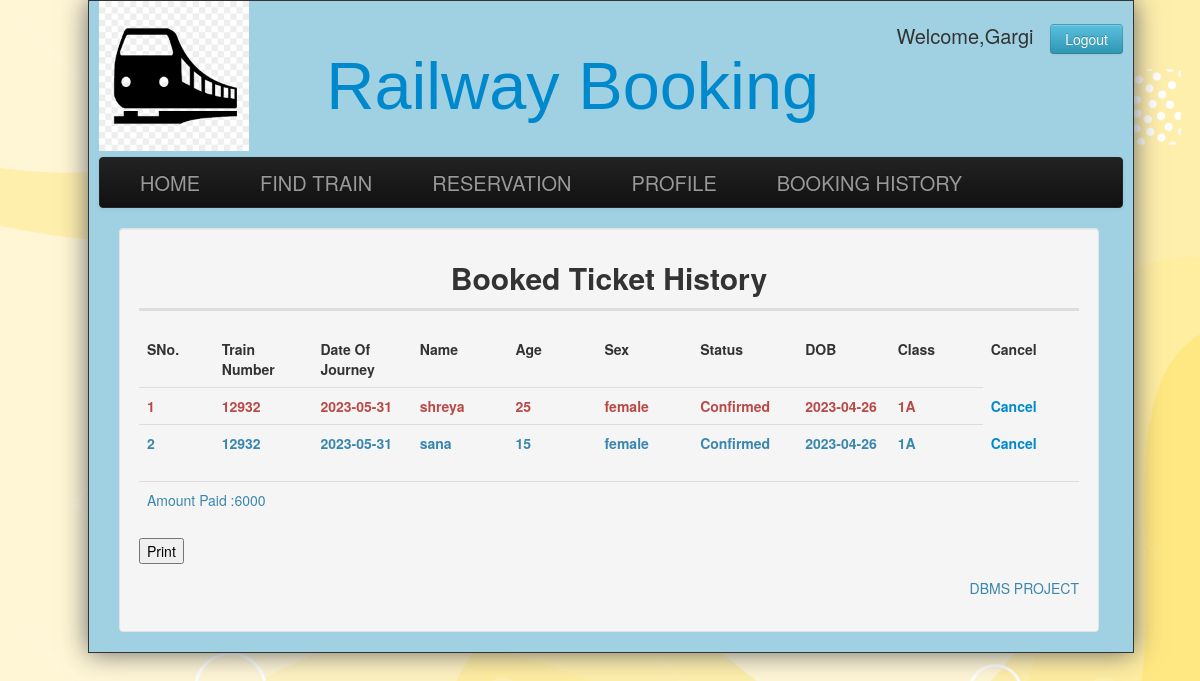
Screenshot of /ViewFullStatus.php?Tnumber=12932&doj=2023-05-31&fromstn=SURAT&tostn=BARODA&DOB=2023-04-26 (signed in) with the database file from the repository.
### tables this page shows
CREATE TABLE `booking` (
  `uname` varchar(15) NOT NULL,
  `Tnumber` int(11) NOT NULL,
  `class` varchar(2) NOT NULL,
  `doj` date NOT NULL,
  `DOB` date NOT NULL,
  `fromstn` varchar(15) NOT NULL,
  `tostn` varchar(15) NOT NULL,
  `Name` varchar(15) NOT NULL,
  `Age` int(11) NOT NULL,
  `sex` varchar(10) NOT NULL,
  `Status` varchar(20) NOT NULL
);

### ViewFullStatus.php (the view, shortened to what this page needs)
<?php
require('firstimport.php');
$tbl_name="booking";
mysqli_select_db($conn,"$db_name") or die("cannot select db");
	$name1=$_SESSION['name'];
	$tno=$_GET['Tnumber'];
	$doj=$_GET['doj'];
	$fromstn=$_GET['fromstn'];
	$tostn=$_GET['tostn'];
	$DOB=$_GET['DOB'];
	$sql="SELECT Tnumber,doj,Name,Age,Sex,Status,DOB,class FROM $tbl_name WHERE (uname='$name1' and Tnumber='$tno' and doj='$doj' and DOB='$DOB' and fromstn='$fromstn' and tostn='$tostn')";
	$result=mysqli_query($conn,$sql);
?>
	<!DOCTYPE html>
<html>
<head>
	<link href="css/bootstrap.min.css" rel="stylesheet">
	<link href="css/Default.css" rel="stylesheet">
</head>
<body>
	<div class="wrap">
		<div class="header">
			<div style="float:left;width:150px;">
				<img src="images/rlogo.png"/>
			</div>
			<div>
			<div style="float:right; font-size:20px;margin-top:20px;">
			<?php
			 if(isset($_SESSION['name']))
			 {
			 echo "Welcome,".$_SESSION['name']."&nbsp;&nbsp;&nbsp;<a href=\"logout.php\" class=\"btn btn-info\">Logout</a>";
			 }
			 ?>
			</div>
			<div id="heading">
				<a href="index.php">Railway Booking</a>
			</div>
			</div>
		</div>
		<div class="navbar navbar-inverse" >
			<div class="navbar-inner">
				<div class="container" >
				<a class="brand" href="index.php" >HOME</a>
				<a class="brand" href="train.php" >FIND TRAIN</a>
				<a class="brand" href="reservation.php">RESERVATION</a>
				<a class="brand" href="profile.php">PROFILE</a>
				<a class="brand" href="booking.php">BOOKING HISTORY</a>
				</div>
			</div>
		</div>
		<div class="span12 well">
			<div align="center" style="border-bottom: 3px solid #ddd;">
				<h2>Booked Ticket History </h2>
			</div>
			<br>
	<div >
				<table  class="table">
				<col width="90">
					<col width="90">
				<col width="90">
				<col width="110">
				<col width="90">
				<col width="90">
				<col width="90">
				<col width="90">
				<tr>
					<th style="width:10px;border-top:0px;">SNo.</th>
					<th style="width:100px;border-top:0px;">Train Number</th>
					<th style="width:100px;border-top:0px;">Date Of Journey</th>
					<th style="width:100px;border-top:0px;">Name</th>
					<th style="width:100px;border-top:0px;">Age</th>
					<th style="width:100px;border-top:0px;">Sex</th>
					<th style="width:100px;border-top:0px;">Status</th>
					<th style="width:100px;border-top:0px;">DOB</th>
					<th style="width:100px;border-top:0px;">Class</th>
					<th style="width:100px;border-top:0px;">Cancel</th>
				</tr>
				<?php
				$n=1;
				while($row=mysqli_fetch_array($result)){
					if($n%2!=0)
					{
				?>
				<tr class="text-error">
					<th style="width:10px;"> <?php echo $n; ?> </th>
					<th style="width:100px;"> <?php echo $row['Tnumber']; ?> </th>
					<th style="width:100px;"> <?php echo $row['doj']; ?> </th>
					<th style="width:100px;"> <?php echo $row['Name']; ?> </th>
					<th style="width:100px;"> <?php echo $row['Age']; ?> </th>
					<th style="width:100px;"> <?php echo $row['Sex']; ?> </th>
					<th style="width:100px;"> <?php echo $row['Status']; ?> </th>
					<th style="width:100px;"> <?php echo $row['DOB']; ?> </th>
					<th style="width:100px;"> <?php echo $class; ?> </th>
					<th style="border-top:0px;"> <a href="delete.php?Tnumber=<?php echo $row['Tnumber']; ?>& doj= <?php echo $row['doj']; ?> & Name=<?php echo $row['Name']; ?>&Age=<?php echo $row['Age']; ?>& Sex=<?php echo $row['Sex']; ?> & Status=<?php echo $row['Status']; ?>&DOB=<?php echo $row['DOB']; ?> & class=<?php echo $class; ?>" >Cancel </a> </th>
				</tr>
				<?php
					}
					else
					{
				?>
				<tr class="text-info">
					<th style="width:10px;"> <?php echo $n; ?> </th>
					<th style="width:100px;"> <?php echo $row['Tnumber']; ?> </th>
					<th style="width:100px;"> <?php echo $row['doj']; ?> </th>
					<th style="width:100px;"> <?php echo $row['Name']; ?> </th>
					<th style="width:100px;"> <?php echo $row['Age']; ?> </th>
					<th style="width:100px;"> <?php echo $row['Sex']; ?> </th>
					<th style="width:100px;"> <?php echo $row['Status']; ?> </th>
					<th style="width:100px;"> <?php echo $row['DOB']; ?> </th>
					<th style="width:100px;"> <?php echo $class; ?> </th>
					<th style="border-top:0px;"> <a href="delete.php?Tnumber=<?php echo $row['Tnumber']; ?>& doj= <?php echo $row['doj']; ?> & Name=<?php echo $row['Name']; ?>&Age=<?php echo $row['Age']; ?>& Sex=<?php echo $row['Sex']; ?> & Status=<?php echo $row['Status']; ?>&DOB=<?php echo $row['DOB']; ?> & class=<?php echo $class; ?>" >Cancel </a> </th>
				</tr>
				<?php
					}
					$n++;
				}
				?>
				</table>
				<table class="table">
				<tr class="text-info">
					<td>Amount Paid :<?php $tot=($n-1)*$amt;echo $tot;?></td>
				</tr>
				</table>
								<button onClick="window.print()">Print </button>
		<footer >
		<div style="width:100%;">
			<div style="float:right;">
			<p class="text-right text-info">DBMS PROJECT</p>
			</div>
		</div>
		</footer>
	</div>
</body>
</html>

### css/Default.css (style rules this page uses)
.header { height: 156px; padding: 0; font-size: 14px; width:100%; }
.wrap { position:absolute; width:1024px; background-color:#9fd1e2; padding:0 10px; border:solid 1px; -o-box-shadow: 10px 10px 5px #888888c4; -moz-box-shadow: 10px 10px 5px #888; -webkit-box-shadow: 10px 10px 5px #888; box-shadow: 0px 0px 25px #666; }
#heading { text-align:center; font-size:50pt; font-family:verdana,helvetica,arial,sans-serif; color:#ce6097; padding-top:35pt; line-height:normal; }
.navbar .brand { padding:10px 40px 10px; }
.span12 { margin-right:20px; }

### rows the page displays
booking: Tnumber "12932", doj "2023-05-31", Name "shreya", Age "25", sex "female", Status "Confirmed", DOB "2023-04-26"
booking: Tnumber "12932", doj "2023-05-31", Name "sana", Age "15", sex "female", Status "Confirmed", DOB "2023-04-26"

### other values shown
$_SESSION['name'] "Gargi"
$tot "6000"
